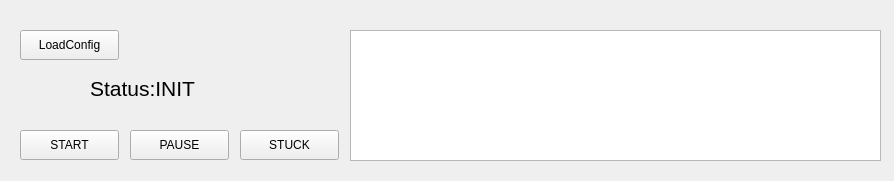
<?xml version="1.0" encoding="UTF-8"?>
<ui version="4.0">
 <class>BIS_GUI</class>
 <widget class="QWidget" name="BIS_GUI">
  <property name="geometry">
   <rect>
    <x>0</x>
    <y>0</y>
    <width>894</width>
    <height>181</height>
   </rect>
  </property>
  <property name="windowTitle">
   <string>BIS_GUI</string>
  </property>
  <widget class="QPushButton" name="btn_START">
   <property name="geometry">
    <rect>
     <x>20</x>
     <y>130</y>
     <width>99</width>
     <height>30</height>
    </rect>
   </property>
   <property name="text">
    <string>START</string>
   </property>
  </widget>
  <widget class="QPushButton" name="btn_PAUSE">
   <property name="geometry">
    <rect>
     <x>130</x>
     <y>130</y>
     <width>99</width>
     <height>30</height>
    </rect>
   </property>
   <property name="text">
    <string>PAUSE</string>
   </property>
  </widget>
  <widget class="QPushButton" name="btn_STUCK">
   <property name="geometry">
    <rect>
     <x>240</x>
     <y>130</y>
     <width>99</width>
     <height>30</height>
    </rect>
   </property>
   <property name="text">
    <string>STUCK</string>
   </property>
  </widget>
  <widget class="QLabel" name="lbl_Status">
   <property name="geometry">
    <rect>
     <x>90</x>
     <y>70</y>
     <width>221</width>
     <height>36</height>
    </rect>
   </property>
   <property name="font">
    <font>
     <pointsize>16</pointsize>
    </font>
   </property>
   <property name="text">
    <string>Status:INIT</string>
   </property>
  </widget>
  <widget class="QTextEdit" name="rtbLog">
   <property name="geometry">
    <rect>
     <x>350</x>
     <y>30</y>
     <width>531</width>
     <height>131</height>
    </rect>
   </property>
   <property name="font">
    <font>
     <pointsize>10</pointsize>
    </font>
   </property>
  </widget>
  <widget class="QPushButton" name="btn_LoadConfig">
   <property name="geometry">
    <rect>
     <x>20</x>
     <y>30</y>
     <width>99</width>
     <height>30</height>
    </rect>
   </property>
   <property name="text">
    <string>LoadConfig</string>
   </property>
  </widget>
 </widget>
 <layoutdefault spacing="6" margin="11"/>
 <resources/>
 <connections/>
</ui>
